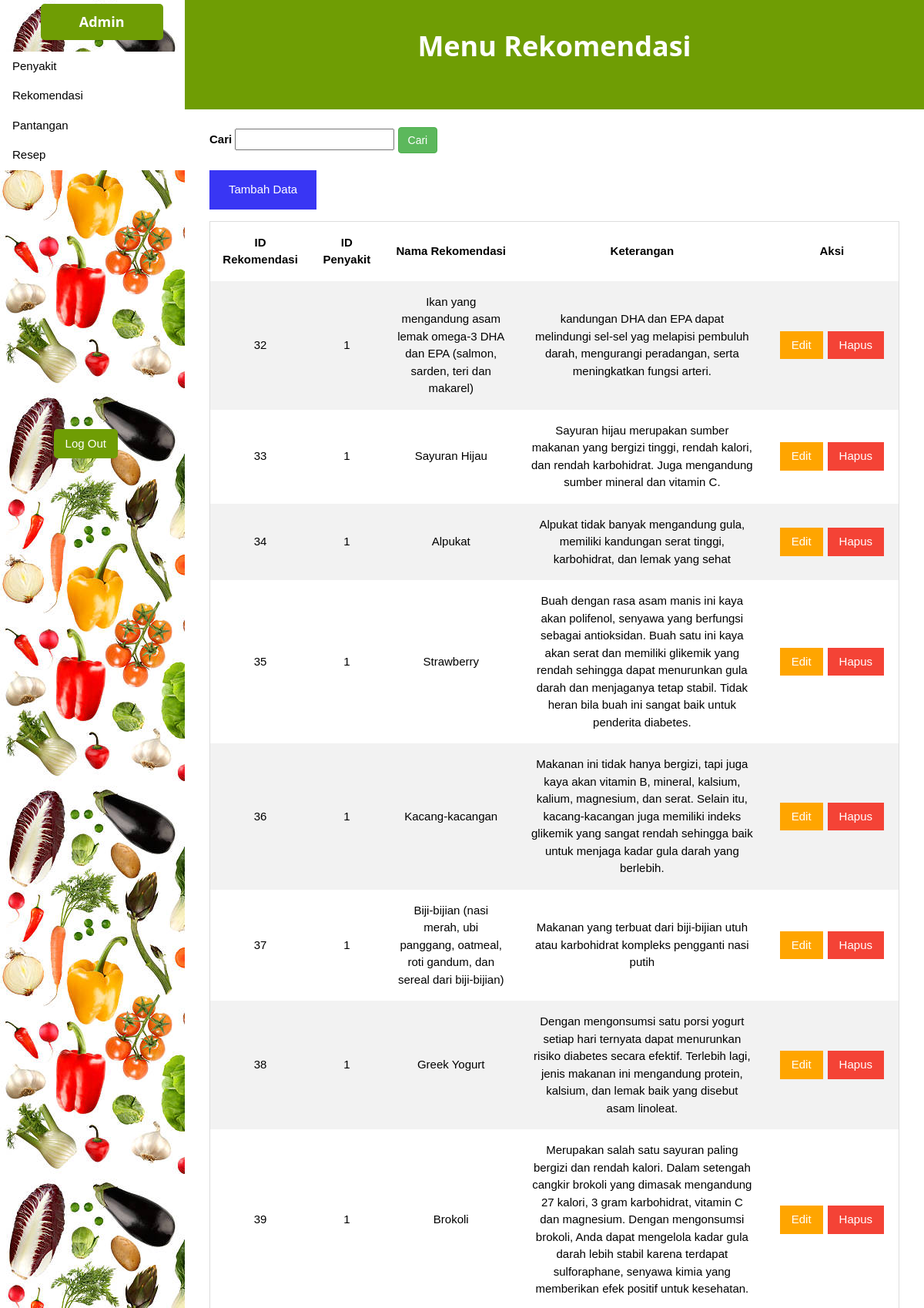
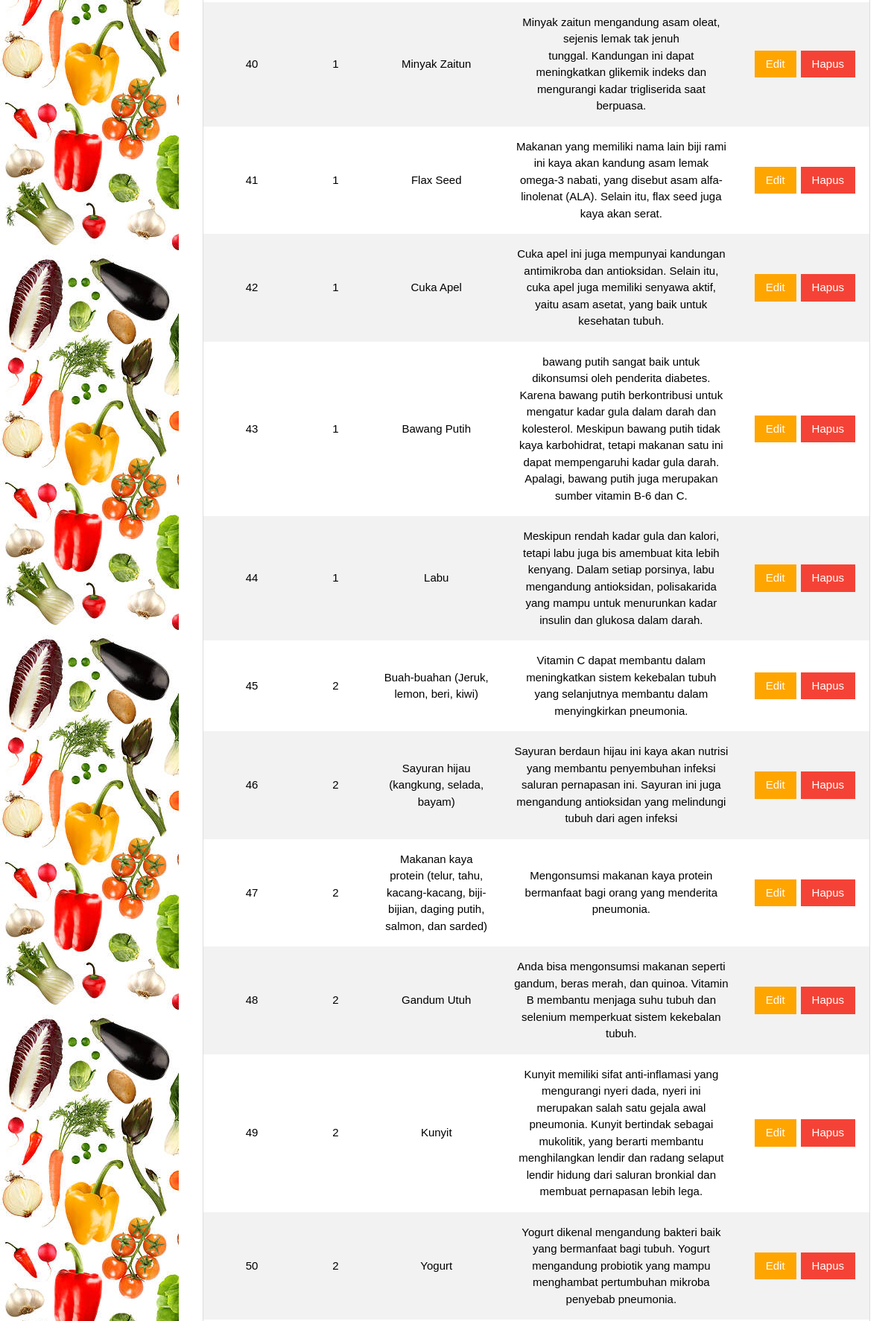
Screenshot of /frontend/admin/rekomendasiCRUD.php (upper part) with the database file from the repository (2 pictures, top to bottom).
### tables this page shows
CREATE TABLE `menurekomendasi` (
  `idrekomendasi` int(11) NOT NULL,
  `idpenyakit` int(11) NOT NULL,
  `namarekomendasi` varchar(200) NOT NULL,
  `keterangan` text NOT NULL
);

### frontend/admin/rekomendasiCRUD.php (the view, shortened to what this page needs)
<!DOCTYPE html>
<html>
<link rel="stylesheet" href="styleHome.css">
<body>
    <div class="w3-sidebar bg-sidebar w3-bar-block" style="width:20%">
        <div class="admin">
            <h5><b>Admin</b></h5>
        </div>
        <a href="index.php" class="w3-bar-item w3-button">Penyakit</a>
        <a href="rekomendasiCRUD.php" class="w3-bar-item w3-button">Rekomendasi</a>
        <a href="pantanganCRUD.php" class="w3-bar-item w3-button">Pantangan</a>
        <a href="resepCRUD.php" class="w3-bar-item w3-button">Resep</a>
        <div class="logout">
            <a href="logout.php">Log Out</a>
        </div>
    </div>
    <div style="margin-left:20%">
        <div class="w3-container w3-teal">
            <br>
            <h1>
                <center><b>Menu Rekomendasi</b></center>
            </h1><br><br>
        </div><br>
        <div class="w3-container">
            <div class="w3-container">
                <form action="rekomendasiCRUD.php" method="get">
                    <label><b> Cari</b></label>
                    <input type="text" name="cari">
                    <input type="submit" value="Cari" class="btn btn-success">
                </form>
                <br>
                <div class="tambah">
                    <a href="insertRekomForm.php">Tambah Data</a>
                </div>
                <table>
                    <tr>
                        <th>ID Rekomendasi</th>
                        <th>ID Penyakit</th>
                        <th>Nama Rekomendasi</th>
                        <th>Keterangan</th>
                        <th>Aksi</th>
                    </tr>
                    <?php
                    include "koneksi.php";
                    if(isset($_GET['cari'])){
                        $cari = $_GET['cari'];
                        $query="SELECT idrekomendasi, idpenyakit, namarekomendasi, keterangan
                        from menurekomendasi where namarekomendasi like '%$cari%' OR idrekomendasi like '$cari'
                        OR idpenyakit like '$cari' OR keterangan like '%$cari%'";
                        if($cari==null)	{
                            $query = "SELECT idrekomendasi, idpenyakit, namarekomendasi, keterangan
                        from menurekomendasi";
                        }
                    }else{
                        $query = "SELECT idrekomendasi, idpenyakit, namarekomendasi, keterangan
                        from menurekomendasi";
                    }
                    $result = mysqli_query($connect, $query);
                    if (mysqli_num_rows($result)) {
                        while ($row = mysqli_fetch_array($result)) {
                    ?>
                            <tr>
                                <td><?php echo $row["idrekomendasi"] ?></td>
                                <td><?php echo $row["idpenyakit"] ?></td>
                                <td><?php echo $row["namarekomendasi"] ?></td>
                                <td><?php echo nl2br(htmlspecialchars($row["keterangan"])) ?></td>
                                <td>
                                    <div class="aksi">
                                        <div class="edit">
                                            <a href="editRekom.php?idrekomendasi=<?php echo $row['idrekomendasi']; ?>">Edit</a>
                                        </div>
                                        <div class="hapus">
                                            <a href="hapusRekom.php?idrekomendasi=<?php echo $row['idrekomendasi']; ?>">Hapus</a>
                                        </div>
                                    </div>
                                </td>
                            </tr>
                    <?php
                        }
                    } else {
                        echo "0 result";
                    }
                    ?>
                </table>
            </div>
        </div>
</body>
</html>

### frontend/admin/styleHome.css (style rules this page uses)
table { border-collapse: collapse; border-spacing: 0; width: 100%; border: 1px solid #ddd; }
th, td { text-align: center; padding: 16px; }
tr:nth-child(even) { background-color: #f2f2f2; }
.aksi { display: flex; justify-content: center; }
.admin { background: #6F9D04; text-align: center; padding: 0px 50px; display: inline-block; margin-bottom: 15px; margin-top: 2%; margin-left: 22%; border-radius: 5px; color: white; }
.tambah a:link, .tambah a:visited { background-color: #3936f4; color: white; padding: 14px 25px; text-align: center; text-decoration: none; display: inline-block; margin-bottom: 15px; }
.logout a:link, .logout a:visited { background-color: #6F9D04; color: white; padding: 8px 15px; text-align: center; text-decoration: none; display: inline-block; margin-bottom: 15px; margin-top: 140%; margin-left: 29%; border-radius: 5px; }
.edit a:link, .edit a:visited { background-color: orange; color: white; padding: 7px 15px; text-align: center; text-decoration: none; display: inline-block; margin: 3px; }
.hapus a:link, .hapus a:visited { background-color: #f44336; color: white; padding: 7px 15px; text-align: center; text-decoration: none; display: inline-block; margin: 3px; }
.bg-sidebar { color:#000;background-image: url('images/bg-sidebar.jpg'); }
html { box-sizing:border-box }
*,*:before,*:after { box-sizing:inherit }
html { -ms-text-size-adjust:100%;-webkit-text-size-adjust:100% }
body { margin:0 }
a { background-color:transparent }
b,strong { font-weight:bolder }
button,input,select,textarea,optgroup { font:inherit;margin:0 }
button,input { overflow:visible }
button,[type=button],[type=reset],[type=submit] { -webkit-appearance:button }
html,body { font-family:Verdana,sans-serif;font-size:15px;line-height:1.5 }
html { overflow-x:hidden }
h1 { font-size:36px }
h5 { font-size:18px }
h1,h2,h3,h4,h5,h6 { font-family:"Segoe UI",Arial,sans-serif;font-weight:400;margin:10px 0 }
a { color:inherit }
.w3-btn,.w3-button { border:none;display:inline-block;padding:8px 16px;vertical-align:middle;overflow:hidden;text-decoration:none;color:inherit;background-color:inherit;text-align:center;cursor:pointer;white-space:nowrap }
.w3-btn,.w3-button { -webkit-touch-callout:none;-webkit-user-select:none;-khtml-user-select:none;-moz-user-select:none;-ms-user-select:none;user-select:none }
.w3-sidebar { height:100%;width:200px;background-color:#fff;position:fixed!important;z-index:1;overflow:auto }
.w3-bar-block .w3-bar-item { width:100%;display:block;padding:8px 16px;text-align:left;border:none;white-space:normal;float:none;outline:0 }
.w3-container:after,.w3-container:before,.w3-panel:after,.w3-panel:before,.w3-row:after,.w3-row:before,.w3-row-padding:after,.w3-row-padding:before, .w3-cell-row:before,.w3-cell-row:after,.w3-clear:after,.w3-clear:before,.w3-bar:before,.w3-bar:after { content:"";display:table;clear:both }
.w3-container,.w3-panel { padding:0.01em 16px }
.w3-teal,.w3-hover-teal:hover { color:#fff!important;background-color:#6F9D04!important }
.btn { display:inline-block;margin-bottom:0;font-weight:400;text-align:center;white-space:nowrap;vertical-align:middle;-ms-touch-action:manipulation;touch-action:manipulation; cursor:pointer;background-image:none;border:1px solid transparent;padding:6px 12px;font-size:14px;line-height:1.42857143;border-radius:4px;-webkit-user-select:none;-moz-user-select:none;-ms-user-select:none;user-select:none }
.btn-success { color:#fff;background-color:#5cb85c;border-color:#4cae4c }

### rows the page displays
menurekomendasi: idrekomendasi "32", idpenyakit "1", namarekomendasi "Ikan yang mengandung asam lemak omega-3 DHA dan EPA (salmon, sarden, teri dan makarel)", keterangan "kandungan DHA dan EPA dapat melindungi sel-sel yag melapisi pembuluh darah, mengurangi peradangan, serta meningkatkan fungsi arteri."
menurekomendasi: idrekomendasi "33", idpenyakit "1", namarekomendasi "Sayuran Hijau", keterangan "Sayuran hijau merupakan sumber makanan yang bergizi tinggi, rendah kalori, dan rendah karbohidrat. Juga mengandung sumber mineral dan vitamin C."
menurekomendasi: idrekomendasi "34", idpenyakit "1", namarekomendasi "Alpukat", keterangan "Alpukat tidak banyak mengandung gula, memiliki kandungan serat tinggi, karbohidrat, dan lemak yang sehat"
menurekomendasi: idrekomendasi "35", idpenyakit "1", namarekomendasi "Strawberry", keterangan "Buah dengan rasa asam manis ini kaya akan polifenol, senyawa yang berfungsi sebagai antioksidan. Buah satu ini kaya akan serat dan memiliki glikemik yang rendah sehingga dapat menurunkan gula darah dan menjaganya tetap stabil. Tidak heran bila buah ini sangat baik untuk penderita diabetes."
menurekomendasi: idrekomendasi "36", idpenyakit "1", namarekomendasi "Kacang-kacangan", keterangan "Makanan ini tidak hanya bergizi, tapi juga kaya akan vitamin B, mineral, kalsium, kalium, magnesium, dan serat. Selain itu, kacang-kacangan juga memiliki indeks glikemik yang sangat rendah sehingga baik untuk menjaga kadar gula darah yang berlebih."
menurekomendasi: idrekomendasi "37", idpenyakit "1", namarekomendasi "Biji-bijian (nasi merah, ubi panggang, oatmeal, roti gandum, dan sereal dari biji-bijian)", keterangan "Makanan yang terbuat dari biji-bijian utuh atau karbohidrat kompleks pengganti nasi putih"
menurekomendasi: idrekomendasi "38", idpenyakit "1", namarekomendasi "Greek Yogurt", keterangan "Dengan mengonsumsi satu porsi yogurt setiap hari ternyata dapat menurunkan risiko diabetes secara efektif. Terlebih lagi, jenis makanan ini mengandung protein, kalsium, dan lemak baik yang disebut asam linoleat."
menurekomendasi: idrekomendasi "39", idpenyakit "1", namarekomendasi "Brokoli", keterangan "Merupakan salah satu sayuran paling bergizi dan rendah kalori. Dalam setengah cangkir brokoli yang dimasak mengandung 27 kalori, 3 gram karbohidrat, vitamin C dan magnesium. Dengan mengonsumsi brokoli, Anda dapat mengelola kadar gula darah lebih stabil karena terdapat sulforaphane, senyawa kimia yang memberikan efek positif untuk kesehatan."
menurekomendasi: idrekomendasi "40", idpenyakit "1", namarekomendasi "Minyak Zaitun", keterangan "Minyak zaitun mengandung asam oleat, sejenis lemak tak jenuh tunggal. Kandungan ini dapat meningkatkan glikemik indeks dan mengurangi kadar trigliserida saat berpuasa."
menurekomendasi: idrekomendasi "41", idpenyakit "1", namarekomendasi "Flax Seed", keterangan "Makanan yang memiliki nama lain biji rami ini kaya akan kandung asam lemak omega-3 nabati, yang disebut asam alfa-linolenat (ALA). Selain itu, flax seed juga kaya akan serat."
menurekomendasi: idrekomendasi "42", idpenyakit "1", namarekomendasi "Cuka Apel", keterangan "Cuka apel ini juga mempunyai kandungan antimikroba dan antioksidan. Selain itu, cuka apel juga memiliki senyawa aktif, yaitu asam asetat, yang baik untuk kesehatan tubuh."
menurekomendasi: idrekomendasi "43", idpenyakit "1", namarekomendasi "Bawang Putih", keterangan "bawang putih sangat baik untuk dikonsumsi oleh penderita diabetes. Karena bawang putih berkontribusi untuk mengatur kadar gula dalam darah dan kolesterol. Meskipun bawang putih tidak kaya karbohidrat, tetapi makanan satu ini dapat mempengaruhi kadar gula darah. Apalagi, bawang putih juga merupakan sumber vitamin B-6 dan C."
menurekomendasi: idrekomendasi "44", idpenyakit "1", namarekomendasi "Labu", keterangan "Meskipun rendah kadar gula dan kalori, tetapi labu juga bis amembuat kita lebih kenyang. Dalam setiap porsinya, labu mengandung antioksidan, polisakarida yang mampu untuk menurunkan kadar insulin dan glukosa dalam darah."
menurekomendasi: idrekomendasi "45", idpenyakit "2", namarekomendasi "Buah-buahan (Jeruk, lemon, beri, kiwi)", keterangan "Vitamin C dapat membantu dalam meningkatkan sistem kekebalan tubuh yang selanjutnya membantu dalam menyingkirkan pneumonia."
menurekomendasi: idrekomendasi "46", idpenyakit "2", namarekomendasi "Sayuran hijau (kangkung, selada, bayam)", keterangan "Sayuran berdaun hijau ini kaya akan nutrisi yang membantu penyembuhan infeksi saluran pernapasan ini. Sayuran ini juga mengandung antioksidan yang melindungi tubuh dari agen infeksi"
menurekomendasi: idrekomendasi "47", idpenyakit "2", namarekomendasi "Makanan kaya protein (telur, tahu, kacang-kacang, biji-bijian, daging putih, salmon, dan sarded)", keterangan "Mengonsumsi makanan kaya protein bermanfaat bagi orang yang menderita pneumonia."
menurekomendasi: idrekomendasi "48", idpenyakit "2", namarekomendasi "Gandum Utuh", keterangan "Anda bisa mengonsumsi makanan seperti gandum, beras merah, dan quinoa. Vitamin B membantu menjaga suhu tubuh dan selenium memperkuat sistem kekebalan tubuh."
menurekomendasi: idrekomendasi "49", idpenyakit "2", namarekomendasi "Kunyit", keterangan "Kunyit memiliki sifat anti-inflamasi yang mengurangi nyeri dada, nyeri ini merupakan salah satu gejala awal pneumonia. Kunyit bertindak sebagai mukolitik, yang berarti membantu menghilangkan lendir dan radang selaput lendir hidung dari saluran bronkial dan membuat pernapasan lebih lega."
menurekomendasi: idrekomendasi "50", idpenyakit "2", namarekomendasi "Yogurt", keterangan "Yogurt dikenal mengandung bakteri baik yang bermanfaat bagi tubuh. Yogurt mengandung probiotik yang mampu menghambat pertumbuhan mikroba penyebab pneumonia."
